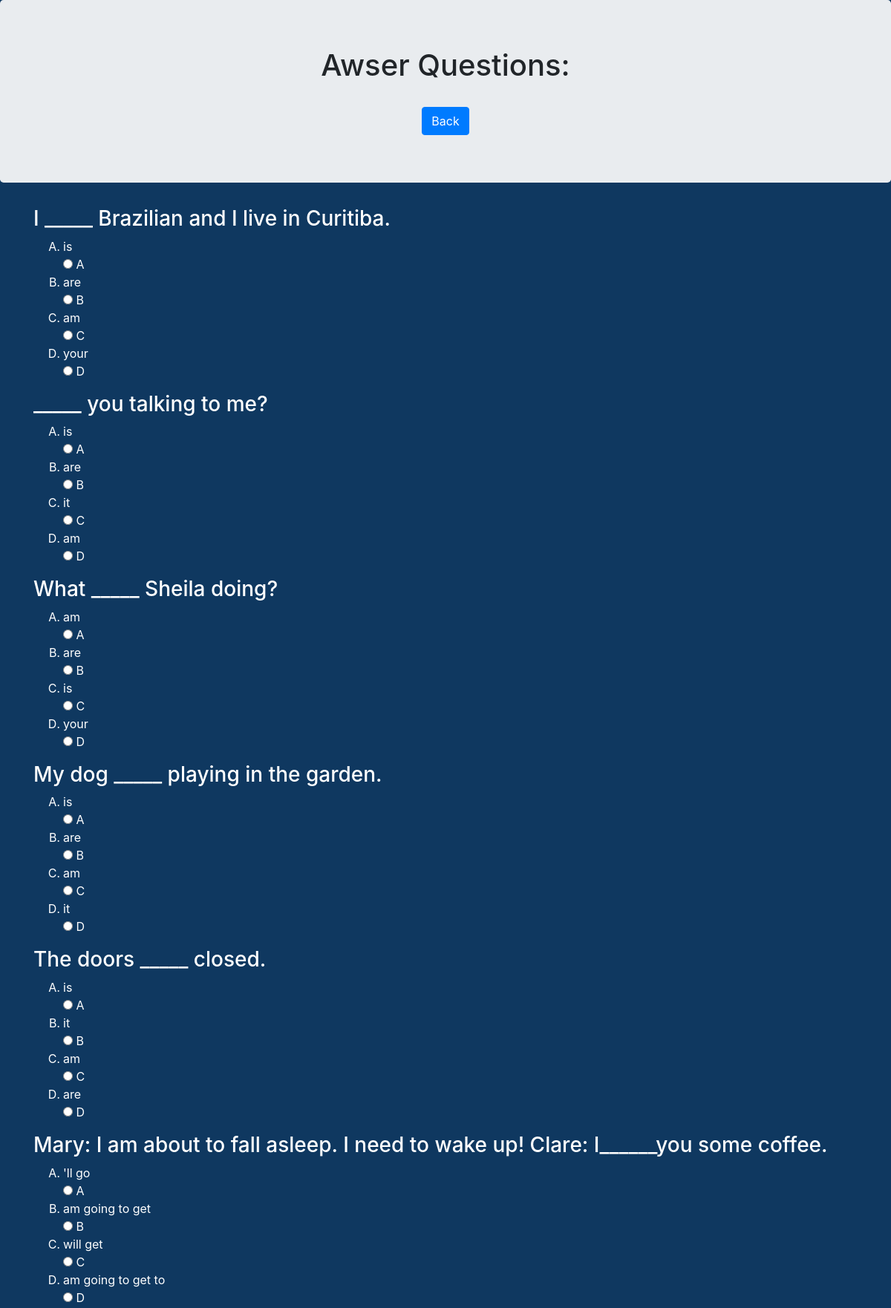
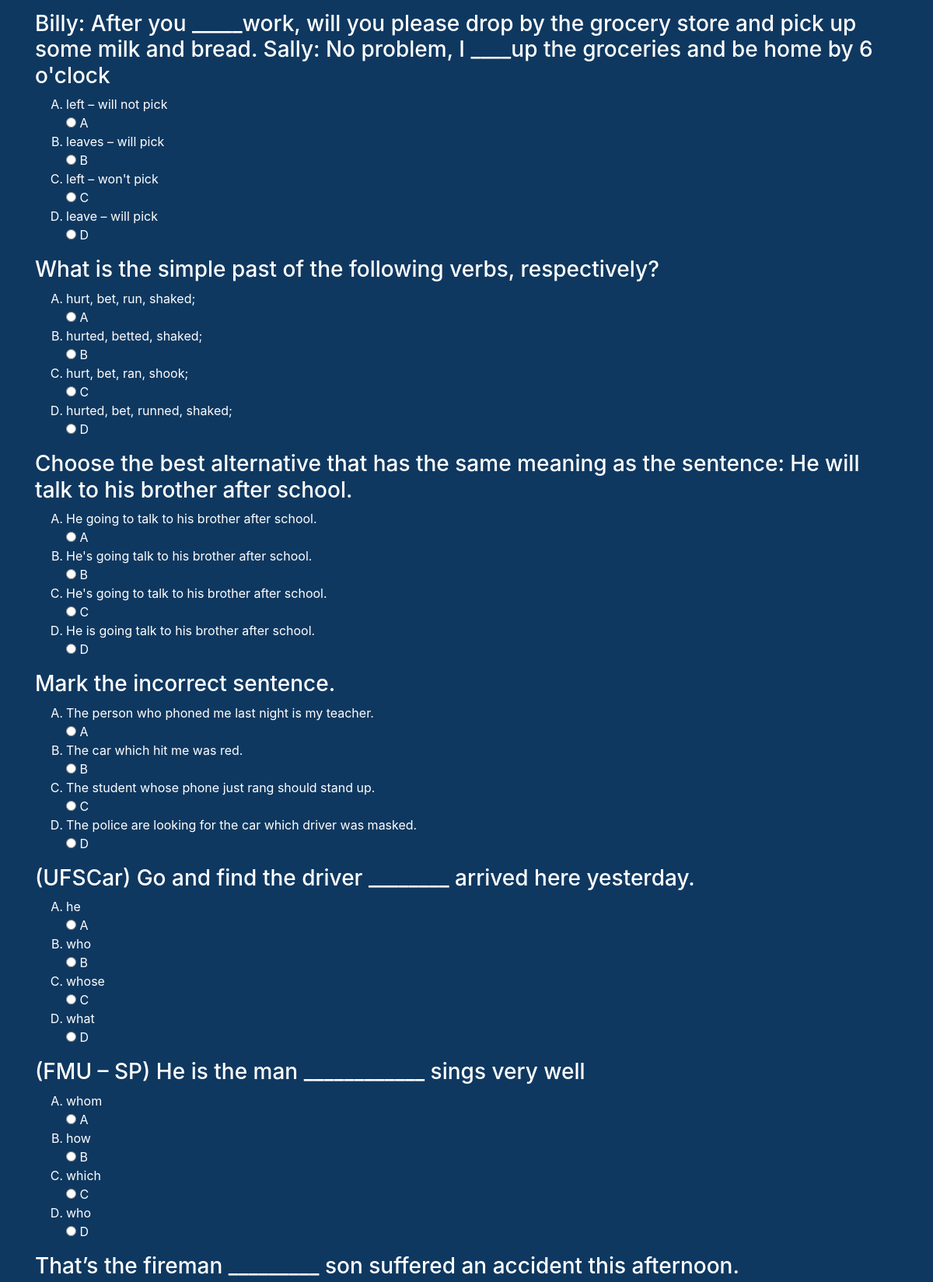
Page /aluno/fazerQuestoesView.php (signed in, upper part) on the committed database (2 pictures, top to bottom).
### tables this page shows
CREATE TABLE `questao` (
  `idquestao` int(3) NOT NULL,
  `enunciado` varchar(500) NOT NULL,
  `opA` varchar(120) NOT NULL,
  `opB` varchar(120) NOT NULL,
  `opC` varchar(120) NOT NULL,
  `opD` varchar(120) NOT NULL,
  `gabarito` int(11) NOT NULL,
  `tipo` int(1) DEFAULT NULL
);

### aluno/fazerQuestoes.php (called while the page is built, shortened)
<?php
function buscarQuestoes() {
    $connection = mysqli_connect("localhost", "root", "", "portalcursodeingles");
    $sql = "SELECT idquestao, enunciado, opA, opB, opC, opD, tipo, gabarito FROM questao ORDER BY idquestao";
    $result = mysqli_query($connection, $sql);
    $questoes = [];
    if(mysqli_query($connection, $sql)) {
        if (mysqli_num_rows($result) > 0) {
            $questao = [];
            while ($row = mysqli_fetch_assoc($result)) {
                $questao['idquestao'] = $row['idquestao'];
                $questao['enunciado'] = $row['enunciado'];
                $questao['opA'] = $row['opA'];
                $questao['opB'] = $row['opB'];
                $questao['opC'] = $row['opC'];
                $questao['opD'] = $row['opD'];
                $questao['tipo'] = $row['tipo'];
                $questao['gabarito'] = $row['gabarito'];
                array_push($questoes, $questao);
            }
        }
    } else{
        die("Erro ao buscar questões com a consulta $sql. " . mysqli_error($connection));
    }
    return $questoes;
}
?>

### aluno/fazerQuestoesCtrl.php (called while the page is built)
<?php
    require_once('fazerQuestoes.php');
    function exibirQuestoes() {
        return buscarQuestoes();
    }
?>

### aluno/descobrirCtrl.php (called while the page is built, shortened)
<?php
    function nivelaluno() {
        $nivelaluno = $_SESSION["tipo"];
        return $nivelaluno;
    }
?>

### aluno/fazerQuestoesView.php (the view, shortened to what this page needs)
<html>
    <head>
  <link rel="stylesheet" href="https://maxcdn.bootstrapcdn.com/bootstrap/4.3.1/css/bootstrap.min.css">
</head>
<body style="background-color:#0f3860;">
<?php
   require_once('descobrirCtrl.php');
   $nivelaluno = nivelaluno();
?>
<div class='jumbotron text-center'><h1> Awser Questions: </h1><br>
<a href="alunoView.php"><button class="btn btn-primary" type='button' value='Back'>Back</button></a></div>
<div class="container">
    <font color="white">
<form action="fazerQuestoesView.php" class="needs-validation" novalidate method="post">
<?php
$rodadas = 0;
$contadorDeAcertos = 0;
   require_once('fazerQuestoesCtrl.php');
    $questoes = exibirQuestoes();
    foreach ($questoes as $questao) {
        if(($questao['tipo'] == '1') && ($nivelaluno == '1') || ($questao['tipo'] == '2') && ($nivelaluno == '3') || ($questao['tipo'] == '3') && ($nivelaluno == '4')){
        echo "<h3>" . $questao['enunciado'] . "</h3>";
        echo "<ol type='A'>";
        if (isset($_POST[$questao['idquestao']])) {
            $rodadas ++;
            echo "<li>" . $questao['opA'] . "</li>";
            if ($questao['gabarito'] == 1) {
                echo "<input type='radio' name='" . $questao['idquestao'] . "' value='1' checked /> <b>A</b>";
            } else {
                echo "<input type='radio' name='" . $questao['idquestao'] . "' value='1'/> A";
            }
            echo "<li>" . $questao['opB'] . "</li>";
            if ($questao['gabarito'] == 2) {
                echo "<input type='radio' name='" . $questao['idquestao'] . "' value='2' checked /> <b>B</b>";
            } else {
                echo "<input type='radio' name='" . $questao['idquestao'] . "' value='2'/> B";
            }
            echo "<li>" . $questao['opC'] . "</li>";
            if ($questao['gabarito'] == 3) {
                echo "<input type='radio' name='" . $questao['idquestao'] . "' value='3' checked /> <b>C</b>";
            } else {
                echo "<input type='radio' name='" . $questao['idquestao'] . "' value='3'/> C";
            }
            echo "<li>" . $questao['opD'] . "</li>";
            if ($questao['gabarito'] == 4) {
                echo "<input type='radio' name='" . $questao['idquestao'] . "' value='4' checked /> <b>D</b>";
            } else {
                echo "<input type='radio' name='" . $questao['idquestao'] . "' value='4'/> D";
            }
            echo "<br>";
            if ($_POST[$questao['idquestao']] == $questao['gabarito']) {
                echo "Correct Awser";
                $contadorDeAcertos++;
            } else {
                echo "Wrong Awser";
            }
        } else {
            echo "<li>" . $questao['opA'] . "</li>";
            echo "<input type='radio' name='" . $questao['idquestao'] . "' value='1'/> A";
            echo "<li>" . $questao['opB'] . "</li>";
            echo "<input type='radio' name='" . $questao['idquestao'] . "' value='2'/> B";
            echo "<li>" . $questao['opC'] . "</li>";
            echo "<input type='radio' name='" . $questao['idquestao'] . "' value='3'/> C";
            echo "<li>" . $questao['opD'] . "</li>";
            echo "<input type='radio' name='" . $questao['idquestao'] . "' value='4'/> D";
        }
        echo "</ol>";
        }
    }
?>
</form>
</font>
</body>
</html>

### rows in the picture
questao: enunciado "I _____ Brazilian and I live in Curitiba.", opA "is", opB "are", opC "am", opD "your"
questao: enunciado "_____ you talking to me?", opA "is", opB "are", opC "it", opD "am"
questao: enunciado "What _____ Sheila doing?", opA "am", opB "are", opC "is", opD "your"
questao: enunciado "My dog _____ playing in the garden.", opA "is", opB "are", opC "am", opD "it"
questao: enunciado "The doors _____ closed.", opA "is", opB "it", opC "am", opD "are"
questao: enunciado "Mary: I am about to fall asleep. I need to wake up! Clare: I______you some coffee.", opA "'ll go", opB "am going to get", opC "will get", opD "am going to get to"
questao: enunciado "Billy: After you _____work, will you please drop by the grocery store and pick up some milk and bread. Sally: No problem, I ____up the groceries and be home by 6 o'clock", opA "left – will not pick", opB "leaves – will pick", opC "left – won't pick", opD "leave – will pick"
questao: enunciado "What is the simple past of the following verbs, respectively?", opA "hurt, bet, run, shaked;", opB "hurted, betted, shaked;", opC "hurt, bet, ran, shook;", opD "hurted, bet, runned, shaked;"
questao: enunciado "Choose the best alternative that has the same meaning as the sentence: He will talk to his brother after school.", opA "He going to talk to his brother after school.", opB "He's going talk to his brother after school.", opC "He's going to talk to his brother after school.", opD "He is going talk to his brother after school."
questao: enunciado "Mark the incorrect sentence.", opA "The person who phoned me last night is my teacher.", opB "The car which hit me was red.", opC "The student whose phone just rang should stand up.", opD "The police are looking for the car which driver was masked."
questao: enunciado "(UFSCar) Go and find the driver ________ arrived here yesterday.", opA "he", opB "who", opC "whose", opD "what"
questao: enunciado "(FMU – SP) He is the man ____________ sings very well", opA "whom", opB "how", opC "which", opD "who"
questao: enunciado "That’s the fireman _________ son suffered an accident this afternoon."
